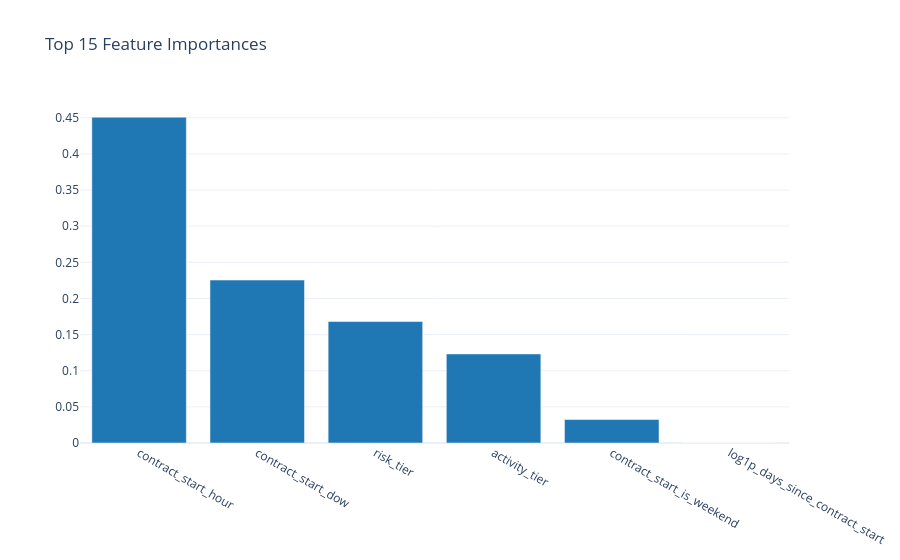

The code cell stored with this chart in its notebook:
### Markdown cell above
## 8.4 Feature Importance (Random Forest)

### Code cell
rf_model = models["Random Forest"]
importance_df = native_pd.DataFrame({
    "Feature": X_train.columns.tolist(),
    "Importance": rf_model.feature_importances_
}).sort_values("Importance", ascending=False)

top_n = 15
top_features = importance_df.head(top_n)

fig = charts.bar_chart(
    top_features["Feature"].tolist(),
    top_features["Importance"].tolist(),
    title=f"Top {top_n} Feature Importances"
)
display_figure(fig)

### Figure 1 — Plotly figure (JSON) as saved in the notebook; plotly's stock layout.template omitted (floating-point values rounded to 4 significant figures)
{"data": [{"marker": {"color": "#1f77b4"}, "type": "bar", "x": ["contract_start_hour", "contract_start_dow", "risk_tier", "activity_tier", "contract_start_is_weekend", "log1p_days_since_contract_start"], "y": [0.4508, 0.2255, 0.168, 0.1232, 0.03243, 0.0]}], "layout": {"title": {"text": "Top 15 Feature Importances"}, "xaxis": {"title": {}}, "yaxis": {"title": {}}}}
